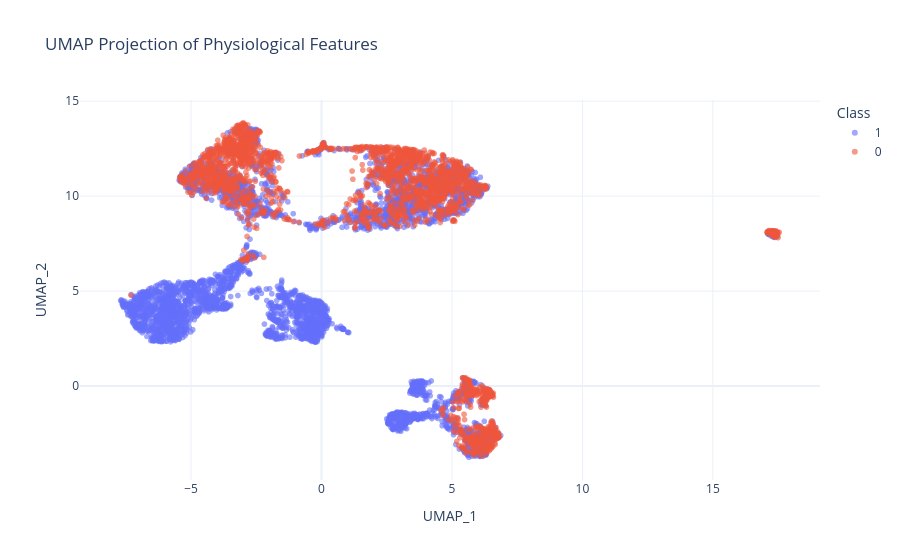

The cell this chart's notebook holds for it:
### Code cell
sample_df = dfs["train"].sample(n=min(7000, len(dfs["train"])), random_state=42)

X_umap = sample_df[feature_cols].fillna(0)
y_umap = sample_df[TARGET]

scaler = StandardScaler()
X_umap_scaled = scaler.fit_transform(X_umap)

reducer = umap.UMAP(
    n_neighbors=30,
    min_dist=0.2,
    metric="euclidean",
    random_state=42
)

embedding = reducer.fit_transform(X_umap_scaled)

umap_df = pd.DataFrame({
    "UMAP_1": embedding[:, 0],
    "UMAP_2": embedding[:, 1],
    "Class": y_umap.astype(str).values
})

fig = px.scatter(
    umap_df,
    x="UMAP_1",
    y="UMAP_2",
    color="Class",
    title="UMAP Projection of Physiological Features",
    template="plotly_white",
    opacity=0.6
)

fig.show()

### Figure 1 — Plotly figure (JSON) as saved in the notebook; plotly's stock layout.template omitted (floating-point values rounded to 4 significant figures; data arrays with more than 128 entries replaced by an {"elided": "..."} marker saying what was removed)
{"data": [{"hovertemplate": "Class=1<br>UMAP_1=%{x}<br>UMAP_2=%{y}<extra></extra>", "legendgroup": "1", "marker": {"color": "#636efa", "opacity": 0.6, "symbol": "circle"}, "mode": "markers", "name": "1", "showlegend": true, "type": "scattergl", "x": {"elided": "4655 float values"}, "xaxis": "x", "y": {"elided": "4655 float values"}, "yaxis": "y"}, {"hovertemplate": "Class=0<br>UMAP_1=%{x}<br>UMAP_2=%{y}<extra></extra>", "legendgroup": "0", "marker": {"color": "#EF553B", "opacity": 0.6, "symbol": "circle"}, "mode": "markers", "name": "0", "showlegend": true, "type": "scattergl", "x": {"elided": "2345 float values"}, "xaxis": "x", "y": {"elided": "2345 float values"}, "yaxis": "y"}], "layout": {"legend": {"title": {"text": "Class"}, "tracegroupgap": 0}, "title": {"text": "UMAP Projection of Physiological Features"}, "xaxis": {"anchor": "y", "domain": [0, 1], "title": {"text": "UMAP_1"}}, "yaxis": {"anchor": "x", "domain": [0, 1], "title": {"text": "UMAP_2"}}}}
